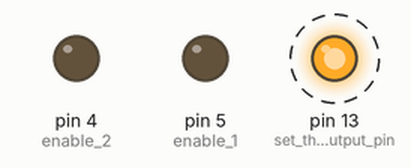
Recording of a sketch running on a simulated Arduino Uno, built with avr-gcc and run on an emulated ATmega328P. On the bench: output pins drawn as LEDs (lit = HIGH). Dashed ring = blinking. Pins used as bus, display or sensor lines are not drawn; what the sketch prints to the serial monitor is not drawn.

Above: at 0.05 s.
At 2.62 s:
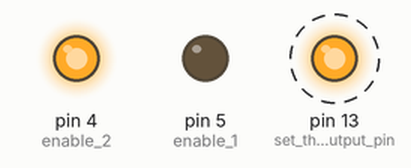
Timing chart, 0 to 3.0 s (numbered marks = the images above):
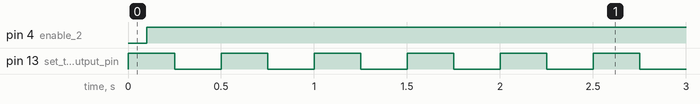

The sketch:

asynchrousReadings.ino
```cpp
#include <SoftwareSerial.h>         //Include the software serial library
SoftwareSerial sSerial(11, 10);     // RX, TX  - Name the software serial library sftSerial (this cannot be omitted)
                                    // assigned to pins 10 and 11 for maximum compatibility

#define NUM_CIRCUITS 2              // <-- CHANGE THIS | set how many UART circuits are attached to the Tentacle

#define baud_host 9600              // set baud rate for host serial monitor(pc/mac/other)
const unsigned int send_readings_every = 5000; // set at what intervals the readings are sent to the computer (NOTE: this is not the frequency of taking the readings!)
unsigned long next_serial_time;

#define baud_circuits 9600          // NOTE: older circuit versions have a fixed baudrate (e.g. 38400. pick a baudrate that all your circuits understand and configure them accordingly)
int s0 = 7;                         // Tentacle uses pin 7 for multiplexer control S0
int s1 = 6;                         // Tentacle uses pin 6 for multiplexer control S1
int enable_1 = 5;              // Tentacle uses pin 5 to control pin E on shield 1
int enable_2 = 4;             // Tentacle uses pin 4 to control pin E on shield 2
char sensordata[30];                          // A 30 byte character array to hold incoming data from the sensors
byte sensor_bytes_received = 0;               // We need to know how many characters bytes have been received
byte code = 0;                                // used to hold the I2C response code.
byte in_char = 0;                             // used as a 1 byte buffer to store in bound bytes from the I2C Circuit.

char *channel_names[] = {"RTD","DO"};  // <-- CHANGE THIS. A list of channel names (this list should have TOTAL_CIRCUITS entries)
                                                     // only used to designate the readings in serial communications
                                                     // position in array defines the serial channel. e.g. channel_names[0] is channel 0 on the shield; "PH" in this case.
String readings[NUM_CIRCUITS];                // an array of strings to hold the readings of each channel
int channel = 0;                              // INT pointer to hold the current position in the channel_ids/channel_names array

const unsigned int reading_delay = 100;       // delay between each reading.
                                              // low values give fast reading updates, <1 sec per circuit.
                                              // high values give your Ardino more time for other stuff
unsigned long next_reading_time;              // holds the time when the next reading should be ready from the circuit
boolean request_pending = false;              // wether or not we're waiting for a reading

const unsigned int blink_frequency = 250;     // the frequency of the led blinking, in milliseconds
unsigned long next_blink_time;                // holds the next time the led should change state
boolean led_state = LOW;                      // keeps track of the current led state


void setup() {

  pinMode(13, OUTPUT);                        // set the led output pin

  pinMode(s0, OUTPUT);                        // set the digital output pins for the serial multiplexer
  pinMode(s1, OUTPUT);
  pinMode(enable_1, OUTPUT);
  pinMode(enable_2, OUTPUT);

  Serial.begin(baud_host);                   // Set the hardware serial port to 9600
  sSerial.begin(baud_circuits);              // Set the soft serial port to 9600 (change if all your devices use another baudrate)
  next_serial_time = millis() + send_readings_every;  // calculate the next point in time we should do serial communications
  next_reading_time = millis() + reading_delay;
  Serial.println("-----");
}


void loop() {

  do_sensor_readings();
  do_serial();

  // Do other stuff here (Blink Leds, update a display, etc)

  blink_led();
}


// blinks a led on pin 13 asynchronously
void blink_led() {
  if (millis() >= next_blink_time) {                  // is it time for the blink already?
    led_state = !led_state;                           // toggle led state on/off
    digitalWrite(13, led_state);                      // write the led state to the led pin
    next_blink_time = millis() + blink_frequency;     // calculate the next time a blink is due
  }
}


// do serial communication in a "asynchronous" way
void do_serial() {
  if (millis() >= next_serial_time) {                // is it time for the next serial communication?
    Serial.println("-------------");
    for (int i = 0; i < NUM_CIRCUITS; i++) {         // loop through all the sensors
      Serial.print(channel_names[i]);                // print channel name
      Serial.print(":\t");
      Serial.println(readings[i]);                   // print the actual reading
    }
    Serial.println("-");
    next_serial_time = millis() + send_readings_every;
  }
}


// take sensor readings in a "asynchronous" way
void do_sensor_readings() {

  if (request_pending) {                          // is a request pending?

    while (sSerial.available()) {                 // while there is data available from the circuit

      char c = sSerial.read();                    // read the next available byte from the circuit

      if (c=='\r') {                              // in case it's a <CR> character, we reached the end of a message

        sensordata[sensor_bytes_received] = 0;    // terminate the string with a \0 character
        readings[channel] = sensordata;           // update the readings array with this circuits data

        // un-comment to see the real update frequency of the readings / debug
        //Serial.print(channel_names[channel]);
        //Serial.print(" update:\t");
        //Serial.println(readings[channel]);

        sensor_bytes_received = 0;                  // reset data counter
        memset(sensordata, 0, sizeof(sensordata));  // clear sensordata array;

        request_pending = false;                    // toggle request_pending
        next_reading_time = millis()+reading_delay; // schedule the reading of the next sensor
        break;                                      // get out of this while loop, we have our data and don't care about the rest in the buffer

      } else {
        sensordata[sensor_bytes_received] = c;
        sensor_bytes_received++;
      }

    } // end while

  } else {                                     // no request is pending,
    if (millis()>next_reading_time) {
      switch_channel();                        // switch to the next channel
      request_reading();                       // do the actual UART communication
    }
  }
}


void switch_channel() {
  channel = (channel + 1) % NUM_CIRCUITS;     // switch to the next channel (increase current channel by 1, and roll over if we're at the last channel using the % modulo operator)
  open_channel();                             // configure the multiplexer for the new channel - we "hot swap" the circuit connected to the softSerial pins
  sSerial.flush();                            // clear out everything that is in the buffer already
}


// Request a reading from the current channel
void request_reading() {
    request_pending = true;
    sSerial.print("r\r");                     // <CR> carriage return to terminate message
}


// Open a channel via the Tentacle serial multiplexer
void open_channel() {

  switch (channel) {

    case 0:                                  // if channel==0 then we open channel 0
      digitalWrite(enable_1, LOW);           // setting enable_1 to low activates primary channels: 0,1,2,3
      digitalWrite(enable_2, HIGH);          // setting enable_2 to high deactivates secondary channels: 4,5,6,7
      digitalWrite(s0, LOW);                 // S0 and S1 control what channel opens
      digitalWrite(s1, LOW);                 // S0 and S1 control what channel opens
      break;

    case 1:
      digitalWrite(enable_1, LOW);
      digitalWrite(enable_2, HIGH);
      digitalWrite(s0, HIGH);
      digitalWrite(s1, LOW);
      break;

    case 2:
      digitalWrite(enable_1, LOW);
      digitalWrite(enable_2, HIGH);
      digitalWrite(s0, LOW);
      digitalWrite(s1, HIGH);
      break;

    case 3:
      digitalWrite(enable_1, LOW);
      digitalWrite(enable_2, HIGH);
      digitalWrite(s0, HIGH);
      digitalWrite(s1, HIGH);
      break;
  }
}
```

Measured:
- by itself, pin 4 (enable_2): LOW → HIGH at 0.10 s
- by itself, pin 13 (set_the_led_output_pin): alternates HIGH for 0.25 s and LOW for 0.25 s
- by itself, everything shown: repeats every 2.0 s, in 8 steps
